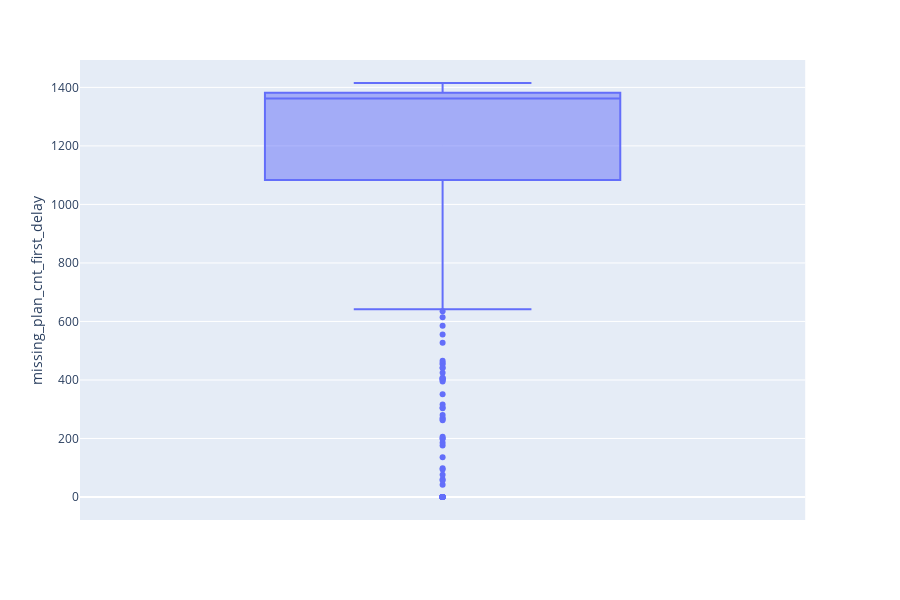

The notebook cell saved with this chart:
### Code cell
px.box(df, y='missing_plan_cnt_first_delay')

### Figure 1 — Plotly figure (JSON) as saved in the notebook; plotly's stock layout.template omitted (floating-point values rounded to 4 significant figures; data arrays with more than 128 entries replaced by an {"elided": "..."} marker saying what was removed)
{"data": [{"alignmentgroup": "True", "hoverlabel": {"namelength": 0}, "hovertemplate": "missing_plan_cnt_first_delay=%{y}", "legendgroup": "", "marker": {"color": "#636efa"}, "name": "", "notched": false, "offsetgroup": "", "orientation": "v", "showlegend": false, "type": "box", "x0": " ", "xaxis": "x", "y": {"elided": "1200 int values"}, "y0": " ", "yaxis": "y"}], "layout": {"boxmode": "group", "height": 600, "legend": {"tracegroupgap": 0}, "margin": {"t": 60}, "xaxis": {"anchor": "y", "domain": [0, 0.98]}, "yaxis": {"anchor": "x", "domain": [0, 1], "title": {"text": "missing_plan_cnt_first_delay"}}}}
